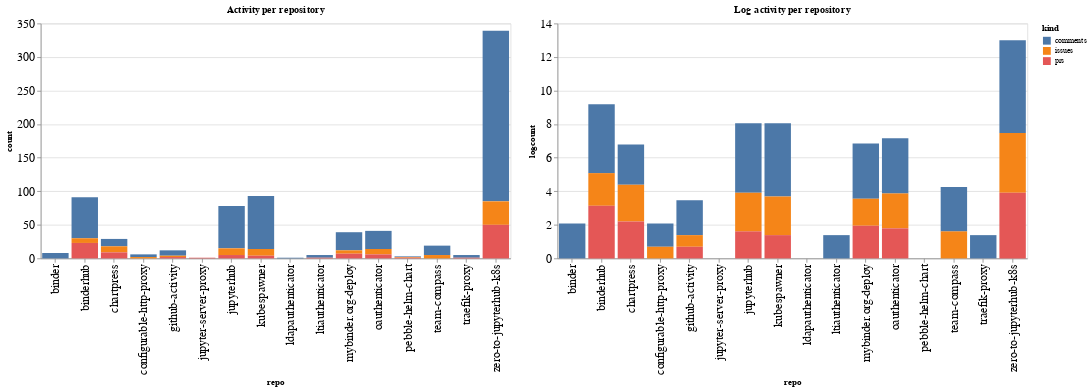

Notebook source saved alongside this figure:
### Code cell
ch1 = alt.Chart(repo_summaries, width=600, title="Activity per repository").mark_bar().encode(
    x='repo',
    y='count',
    color='kind',
    tooltip="kind"
)

ch2 = alt.Chart(repo_summaries, width=600, title="Log activity per repository").mark_bar().encode(
    x='repo',
    y='logcount',
    color='kind',
    tooltip="kind"
)

ch1 | ch2

### Figure 1 — Vega-Lite specification as saved in the notebook (floating-point values rounded to 4 significant figures)
{"config": {"axisLeft": {"labelFontSize": 15}, "axisBottom": {"labelFontSize": 15}}, "hconcat": [{"mark": "bar", "encoding": {"color": {"type": "nominal", "field": "kind"}, "tooltip": {"type": "nominal", "field": "kind"}, "x": {"type": "nominal", "field": "repo"}, "y": {"type": "quantitative", "field": "count"}}, "title": "Activity per repository", "width": 600}, {"mark": "bar", "encoding": {"color": {"type": "nominal", "field": "kind"}, "tooltip": {"type": "nominal", "field": "kind"}, "x": {"type": "nominal", "field": "repo"}, "y": {"type": "quantitative", "field": "logcount"}}, "title": "Log activity per repository", "width": 600}], "data": {"name": "data-fa04f5415afdacd47e9e1c588d2bda56"}, "$schema": "https://vega.github.io/schema/vega-lite/v4.8.1.json", "datasets": {"data-fa04f5415afdacd47e9e1c588d2bda56": [{"repo": "binder", "kind": "comments", "count": 8, "logcount": 2.079}, {"repo": "binderhub", "kind": "comments", "count": 61, "logcount": 4.111}, {"repo": "binderhub", "kind": "issues", "count": 7, "logcount": 1.946}, {"repo": "binderhub", "kind": "prs", "count": 23, "logcount": 3.135}, {"repo": "chartpress", "kind": "comments", "count": 11, "logcount": 2.398}, {"repo": "chartpress", "kind": "issues", "count": 9, "logcount": 2.197}, {"repo": "chartpress", "kind": "prs", "count": 9, "logcount": 2.197}, {"repo": "configurable-http-proxy", "kind": "comments", "count": 4, "logcount": 1.386}, {"repo": "configurable-http-proxy", "kind": "issues", "count": 2, "logcount": 0.6931}, {"repo": "github-activity", "kind": "comments", "count": 8, "logcount": 2.079}, {"repo": "github-activity", "kind": "issues", "count": 2, "logcount": 0.6931}, {"repo": "github-activity", "kind": "prs", "count": 2, "logcount": 0.6931}, {"repo": "jupyter-server-proxy", "kind": "prs", "count": 1, "logcount": 0.0}, {"repo": "jupyterhub", "kind": "comments", "count": 63, "logcount": 4.143}, {"repo": "jupyterhub", "kind": "issues", "count": 10, "logcount": 2.303}, {"repo": "jupyterhub", "kind": "prs", "count": 5, "logcount": 1.609}, {"repo": "kubespawner", "kind": "comments", "count": 79, "logcount": 4.369}, {"repo": "kubespawner", "kind": "issues", "count": 10, "logcount": 2.303}, {"repo": "kubespawner", "kind": "prs", "count": 4, "logcount": 1.386}, {"repo": "ldapauthenticator", "kind": "comments", "count": 1, "logcount": 0.0}, {"repo": "ltiauthenticator", "kind": "comments", "count": 4, "logcount": 1.386}, {"repo": "ltiauthenticator", "kind": "prs", "count": 1, "logcount": 0.0}, {"repo": "mybinder.org-deploy", "kind": "comments", "count": 27, "logcount": 3.296}, {"repo": "mybinder.org-deploy", "kind": "issues", "count": 5, "logcount": 1.609}, {"repo": "mybinder.org-deploy", "kind": "prs", "count": 7, "logcount": 1.946}, {"repo": "oauthenticator", "kind": "comments", "count": 27, "logcount": 3.296}, {"repo": "oauthenticator", "kind": "issues", "count": 8, "logcount": 2.079}, {"repo": "oauthenticator", "kind": "prs", "count": 6, "logcount": 1.792}, {"repo": "pebble-helm-chart", "kind": "comments", "count": 1, "logcount": 0.0}, {"repo": "pebble-helm-chart", "kind": "issues", "count": 1, "logcount": 0.0}, {"repo": "pebble-helm-chart", "kind": "prs", "count": 1, "logcount": 0.0}, {"repo": "team-compass", "kind": "comments", "count": 14, "logcount": 2.639}, {"repo": "team-compass", "kind": "issues", "count": 5, "logcount": 1.609}, {"repo": "traefik-proxy", "kind": "comments", "count": 4, "logcount": 1.386}, {"repo": "traefik-proxy", "kind": "prs", "count": 1, "logcount": 0.0}, {"repo": "zero-to-jupyterhub-k8s", "kind": "comments", "count": 254, "logcount": 5.537}, {"repo": "zero-to-jupyterhub-k8s", "kind": "issues", "count": 35, "logcount": 3.555}, {"repo": "zero-to-jupyterhub-k8s", "kind": "prs", "count": 50, "logcount": 3.912}]}}
